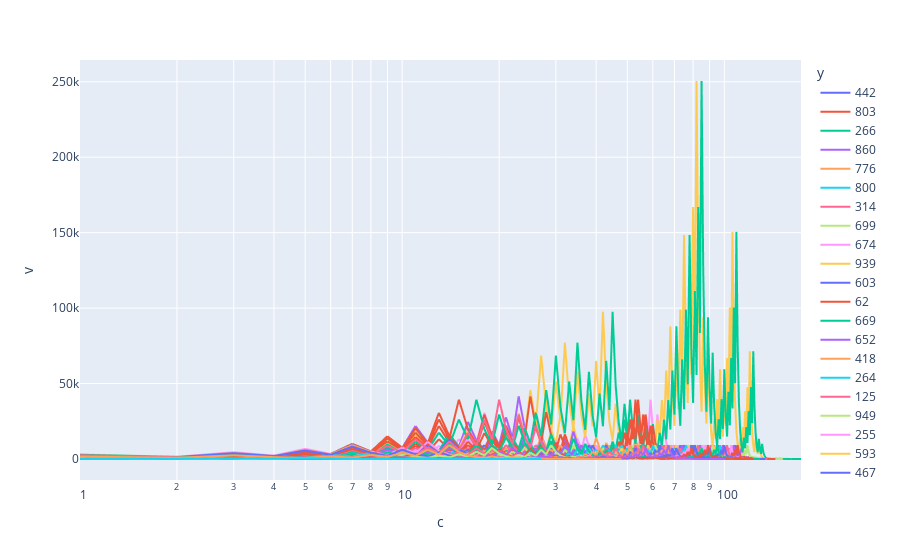

The notebook cell saved with this chart:
### Code cell
p = pd.DataFrame(data=zip(v,c,y),columns=['v','c','y'])
px.line(p,x='c',y='v',color='y',log_x=True)
